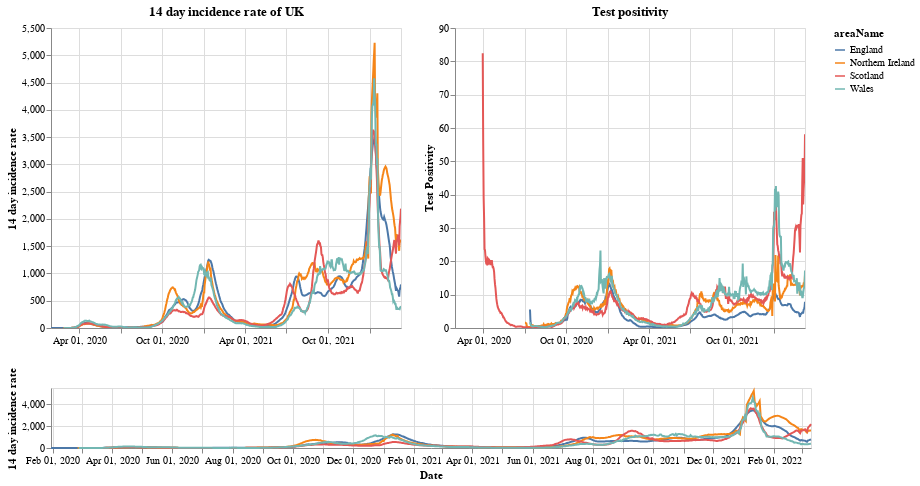

The notebook cell this image was saved under:
### Markdown cell above
# Plots

First a plot with each country in the UK. The top right shows the positivity rate for (which is the percentage of registered tests which were positive) while the top left is the 14 day incidence rate. The bottom chart can be used to select the timeframe (does not work on a mobile device).

### Code cell
#collapse
brush = alt.selection(type='interval', name='DateBrush',encodings=['x'],fields=['Time'])
leg_selection = alt.selection_multi(fields=['areaName'], bind='legend')

base = alt.Chart(uk_cases).mark_line().encode(
    x=alt.X("yearmonthdate(date):T", axis=alt.Axis(title='Date')),
    y=alt.Y("twoWeeklyCasesRate:Q", axis=alt.Axis(title='14 day incidence rate')),
    tooltip=['areaName', 'date','twoWeeklyCasesRate', 'testPositivity'],
    color='areaName',
    opacity=alt.condition(leg_selection, alt.value(2), alt.value(0.1))
).add_selection(leg_selection).properties(width=350)

upper = base.encode(alt.X('yearmonthdate(date):T', axis=alt.Axis(title=''),
                         scale=alt.Scale(domain=brush))
                   ).properties(title=f'14 day incidence rate of UK')
upper_right = upper.encode(alt.Y('testPositivity:Q', axis=alt.Axis(title='Test Positivity'))).properties(title='Test positivity')
lower = base.properties(height=60, width = 760).add_selection(brush)

(upper | upper_right) & lower

### Figure 1 — Vega-Lite specification as saved in the notebook (floating-point values rounded to 4 significant figures; data arrays with more than 128 entries replaced by an {"elided": "..."} marker saying what was removed)
{"config": {"view": {"continuousWidth": 400, "continuousHeight": 300}}, "vconcat": [{"hconcat": [{"mark": "line", "encoding": {"color": {"type": "nominal", "field": "areaName"}, "opacity": {"condition": {"value": 2, "selection": "selector001"}, "value": 0.1}, "tooltip": [{"type": "nominal", "field": "areaName"}, {"type": "temporal", "field": "date"}, {"type": "quantitative", "field": "twoWeeklyCasesRate"}, {"type": "quantitative", "field": "testPositivity"}], "x": {"type": "temporal", "axis": {"title": ""}, "field": "date", "scale": {"domain": {"selection": "DateBrush"}}, "timeUnit": "yearmonthdate"}, "y": {"type": "quantitative", "axis": {"title": "14 day incidence rate"}, "field": "twoWeeklyCasesRate"}}, "selection": {"selector001": {"type": "multi", "fields": ["areaName"], "bind": "legend"}}, "title": "14 day incidence rate of UK", "width": 350}, {"mark": "line", "encoding": {"color": {"type": "nominal", "field": "areaName"}, "opacity": {"condition": {"value": 2, "selection": "selector001"}, "value": 0.1}, "tooltip": [{"type": "nominal", "field": "areaName"}, {"type": "temporal", "field": "date"}, {"type": "quantitative", "field": "twoWeeklyCasesRate"}, {"type": "quantitative", "field": "testPositivity"}], "x": {"type": "temporal", "axis": {"title": ""}, "field": "date", "scale": {"domain": {"selection": "DateBrush"}}, "timeUnit": "yearmonthdate"}, "y": {"type": "quantitative", "axis": {"title": "Test Positivity"}, "field": "testPositivity"}}, "selection": {"selector001": {"type": "multi", "fields": ["areaName"], "bind": "legend"}}, "title": "Test positivity", "width": 350}]}, {"mark": "line", "encoding": {"color": {"type": "nominal", "field": "areaName"}, "opacity": {"condition": {"value": 2, "selection": "selector001"}, "value": 0.1}, "tooltip": [{"type": "nominal", "field": "areaName"}, {"type": "temporal", "field": "date"}, {"type": "quantitative", "field": "twoWeeklyCasesRate"}, {"type": "quantitative", "field": "testPositivity"}], "x": {"type": "temporal", "axis": {"title": "Date"}, "field": "date", "timeUnit": "yearmonthdate"}, "y": {"type": "quantitative", "axis": {"title": "14 day incidence rate"}, "field": "twoWeeklyCasesRate"}}, "height": 60, "selection": {"selector001": {"type": "multi", "fields": ["areaName"], "bind": "legend"}, "DateBrush": {"type": "interval", "encodings": ["x"], "fields": ["Time"]}}, "width": 760}], "data": {"name": "data-60a4c4aa80d97f4ad7ee38f2a0354b5d"}, "$schema": "https://vega.github.io/schema/vega-lite/v4.8.1.json", "datasets": {"data-60a4c4aa80d97f4ad7ee38f2a0354b5d": {"elided": "3000 records"}}}
